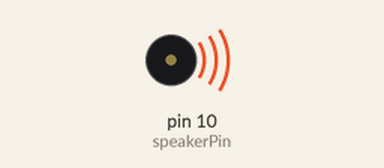
Recording of a sketch running on a simulated Arduino Uno, built with avr-gcc and run on an emulated ATmega328P. Shown: buzzer (waves = sounding).

Above: at 1.8 s.
At 4.8 s:
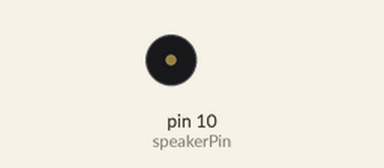
Timing chart, 0 to 6.6 s (numbered marks = the images above):
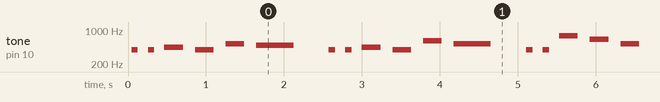

The sketch:

happyBirthday1.ino
```cpp
// (licence header left out)
int speakerPin = 10;

int length = 28; // the number of notes

char notes[] = "GGAGcB GGAGdc GGxecBA yyecdc";

int beats[] = { 2, 2, 8, 8, 8, 16, 1, 2, 2, 8, 8,8, 16, 1, 2,2,8,8,8,8,16, 1,2,2,8,8,8,16 };

int tempo = 150;

void playTone(int tone, int duration) {

for (long i = 0; i < duration * 1000L; i += tone * 2) {

   digitalWrite(speakerPin, HIGH);

   delayMicroseconds(tone);

   digitalWrite(speakerPin, LOW);

   delayMicroseconds(tone);

}

}

void playNote(char note, int duration) {

char names[] = {'C', 'D', 'E', 'F', 'G', 'A', 'B',

                 'c', 'd', 'e', 'f', 'g', 'a', 'b',

                 'x', 'y' };

int tones[] = { 1915, 1700, 1519, 1432, 1275, 1136, 1014,

                 956,  834,  765,  593,  468,  346,  224,

                 655 , 715 };

int SPEE = 5;

// play the tone corresponding to the note name

for (int i = 0; i < 17; i++) {

   if (names[i] == note) {
    int newduration = duration/SPEE;
     playTone(tones[i], newduration);

   }

}

}

void setup() {

pinMode(speakerPin, OUTPUT);

}

void loop() {

for (int i = 0; i < length; i++) {

   if (notes[i] == ' ') {

     delay(beats[i] * tempo); // rest

   } else {

     playNote(notes[i], beats[i] * tempo);

   }

   // pause between notes

   delay(tempo);

}

}
```

Measured:
- by itself, tone on pin 10 (speakerPin): plays 391 Hz for 0.08 s, 391 Hz for 0.08 s, 438 Hz for 0.24 s, 391 Hz for 0.24 s, 521 Hz for 0.24 s, 491 Hz for 0.48 s … (319 notes in this stretch)
